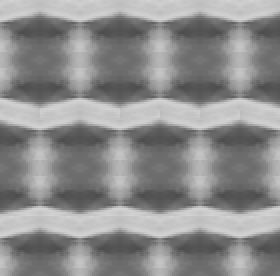
%> input picture img/Imagen4AMFFinal.gif, 140 x 138 px (shown 2 times larger)
$ octave show_cuts.m   (GNU Octave 9; MATLAB toolbox functions it lacks are replaced by stand-ins)
%> lines starting %> are read from the running program, lines starting %| are printed output that depends on the picture
close all;
clear;clc;
AMF = imread('img/Imagen4AMFFinal.gif');
%> AMF is the input picture: size 138x140 uint8; min 78, max 211, mean 140.6

h=length(AMF(:,1));
%> h = 138
w=length(AMF);
%> w = 140

x = randi(length(AMF));
y = randi(length(AMF(:,1)));

% [22 lines of commented-out code are left out]
d=randi(5);
% -1 | 0 | 1
dirY=mod(d+1,3)-1
% 0 | 1
dirX=mod(d,2)

datos=[];
fx=x;
%> fx = 119
fy=y;
%> fy = 59
for i=0:(randi(137))
    if ((x+dirX*i) > w || (y+dirY*i) > h || (y+dirY*i) < 1)
        break
    end

    datos(i+1) = AMF(y+dirY*i,x+dirX*i);
    fx=x+dirX*i;
    fy=y+dirY*i;
end
%> after the loop, datos = 22 values, max 206 at index 2, min 194 at index 3, mean 198.5
xg = 1:length(datos);
%> xg = 22 values from 1 to 22
yg = datos;
%> yg has the same summary as datos
plot(xg,yg)
axis([1,length(datos)+1,0,255])
grid on
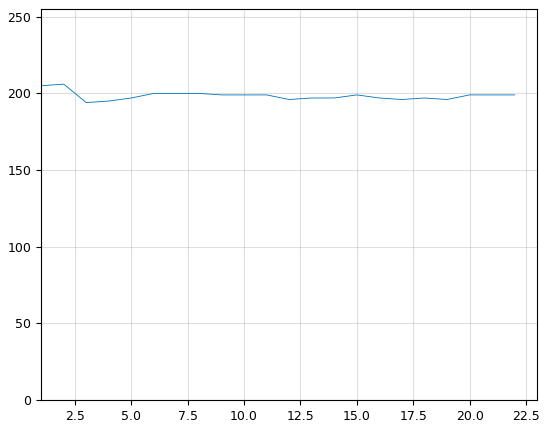
%> figure redrawn from the program's plot data; curve peaks at x = 2, y = 206

figure
imshow(AMF);

figure
imshow(AMF);
hold on
plot([x fx],[y fy],'r','LineWidth',2);
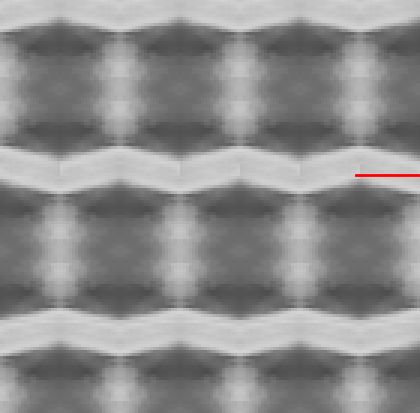
%> figure redrawn from the program's plot data; shown 3 times larger
hold off
